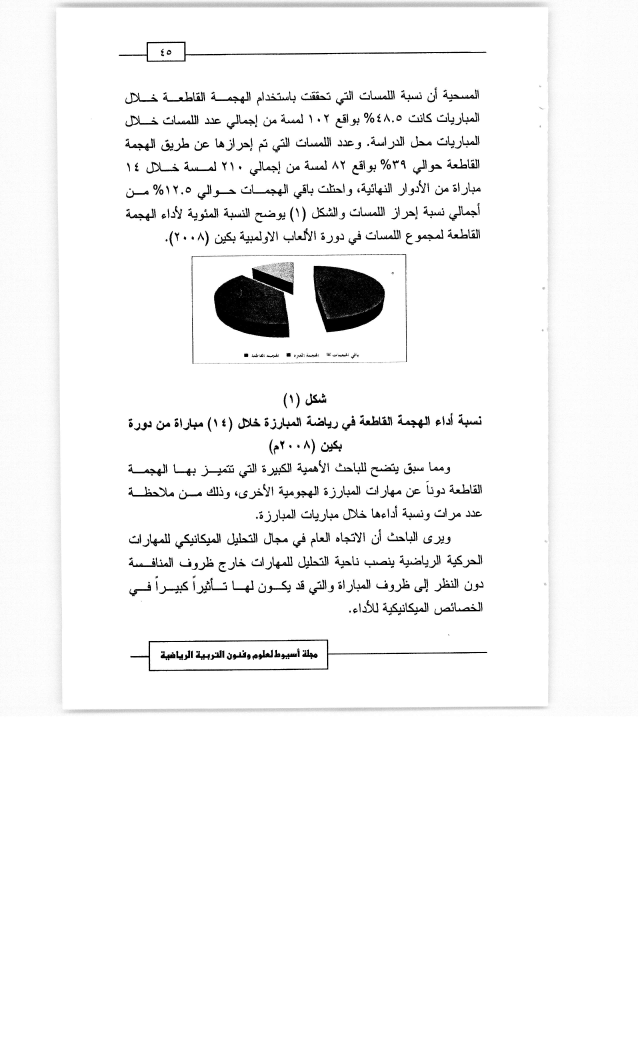
#> input picture archival/archives/images/page_0003_img_00.jpeg, 2552 x 4200 px (shown at 1/4 size)
$ python -i preprocess.py   (imports and definitions only)
#> lines starting #> are read from the running program, lines starting #| are printed output that depends on the picture; after the words box and inside, x2 and y2 are one past the last pixel; in counts of white or black regions, pixels touching at a corner belong together
#> further down, picture is the input picture: shape (4200, 2552, 3); min 0, max 255, mean 245.6
"""
Image Preprocessing — deskew, denoise, dewarp, binarise, orientation detection.

The reference document emphasises:
- "A robust workflow separates preprocessing into explicit stages
  (crop → binarise → deskew → dewarp → segment → recognise)"
- "Dewarping is not optional for many book scans"
- "Do not trust PDF metadata alone for orientation"

Uses OpenCV (cv2) and scikit-image for image processing.
"""

from __future__ import annotations

import logging
from dataclasses import dataclass
from typing import Optional

import cv2
import numpy as np

from .config import PreprocessConfig

logger = logging.getLogger(__name__)


@dataclass
class PreprocessResult:
    """Result of preprocessing a page image."""
    image: np.ndarray
    rotation_applied: int = 0  # degrees (0, 90, 180, 270)
    was_deskewed: bool = False
    deskew_angle: float = 0.0
    was_denoised: bool = False
    was_binarised: bool = False
    was_dewarped: bool = False
    steps_applied: list[str] = None

    def __post_init__(self):
        if self.steps_applied is None:
            self.steps_applied = []


# [7 lines left out: function load_image_from_bytes, not called in this run]


def to_grayscale(image: np.ndarray) -> np.ndarray:
    """Convert to grayscale if needed."""
    if len(image.shape) == 3:
        return cv2.cvtColor(image, cv2.COLOR_BGR2GRAY)
    return image


# ─── Orientation Detection ───────────────────────────────────────────────────

# [76 lines left out: functions detect_orientation, _detect_orientation_heuristic, apply_rotation, not called in this run]


# ─── Deskew ──────────────────────────────────────────────────────────────────

def detect_skew_angle(image: np.ndarray) -> float:
    """Detect the skew angle of the page (in degrees)."""
    gray = to_grayscale(image)
    # Threshold
    _, binary = cv2.threshold(gray, 0, 255, cv2.THRESH_BINARY_INV + cv2.THRESH_OTSU)
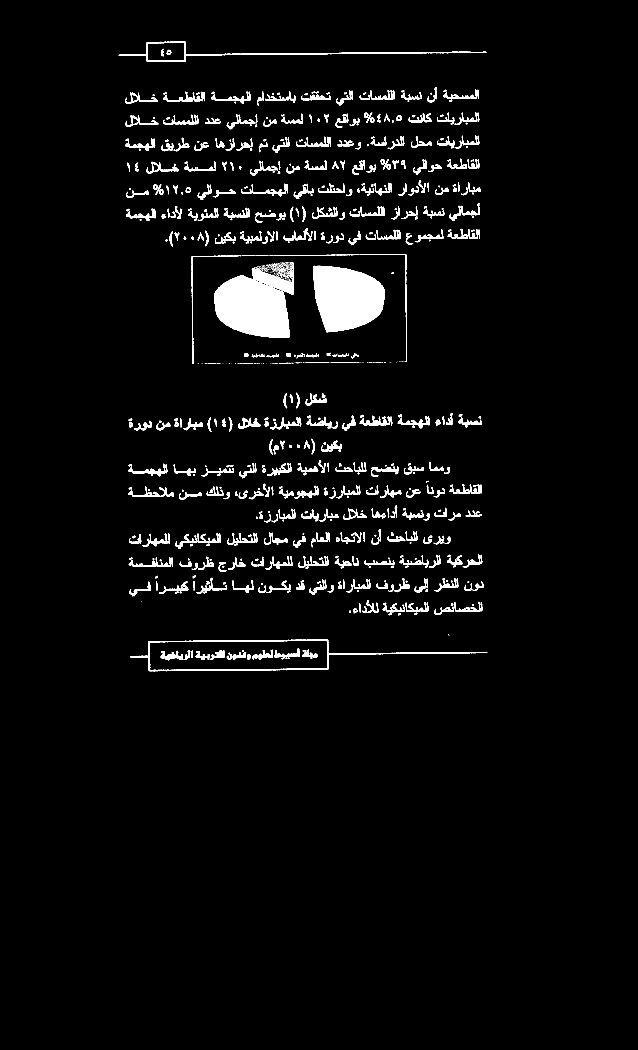
#> binary: shape (4200, 2552) (shown at 1/4 size); 3.2% white; 1323 white regions (598 under 20 px), largest, box (x1, y1, x2, y2) and area: (1254, 1063, 1540, 1329) 57155, (856, 1101, 1158, 1350) 55661, (522, 2558, 1949, 2685) 10530

    # Find coordinates of all text pixels
    coords = np.column_stack(np.where(binary > 0))
#> coords = 346837 pairs, first value 167 to 2684, second value 475 to 1948
    if len(coords) < 100:
        return 0.0

    # Minimum area rectangle
    angle = cv2.minAreaRect(coords)[-1]
#> angle = -89.9

    # Normalize angle
    if angle < -45:
        angle = -(90 + angle)
#> angle = -0.0955
    else:
        angle = -angle

    # Clamp to reasonable range
    if abs(angle) > 10:
        logger.warning(f"Skew angle {angle}° exceeds 10°, likely misdetection")
        return 0.0

    return angle


def deskew(image: np.ndarray) -> tuple[np.ndarray, float]:
    """
    Deskew an image by detecting and correcting small rotation.

    Returns:
        (deskewed_image, angle_corrected)
    """
    angle = detect_skew_angle(image)
#> angle = -0.0955

    if abs(angle) < 0.1:
        return image, 0.0

    logger.info(f"Deskewing by {angle:.2f}°")
    h, w = image.shape[:2]
    center = (w // 2, h // 2)
    matrix = cv2.getRotationMatrix2D(center, angle, 1.0)
    rotated = cv2.warpAffine(
        image, matrix, (w, h),
        flags=cv2.INTER_CUBIC,
        borderMode=cv2.BORDER_REPLICATE,
    )
    return rotated, angle


# ─── Denoise ─────────────────────────────────────────────────────────────────

# [133 lines left out: functions denoise, binarise, dewarp, preprocess_page, not called in this run]

>>> import cv2
>>> picture = cv2.imread('../archives/images/page_0003_img_00.jpeg')
>>> result = deskew(picture)

$ run again, on archival/archives/images/page_0007_img_00.jpeg
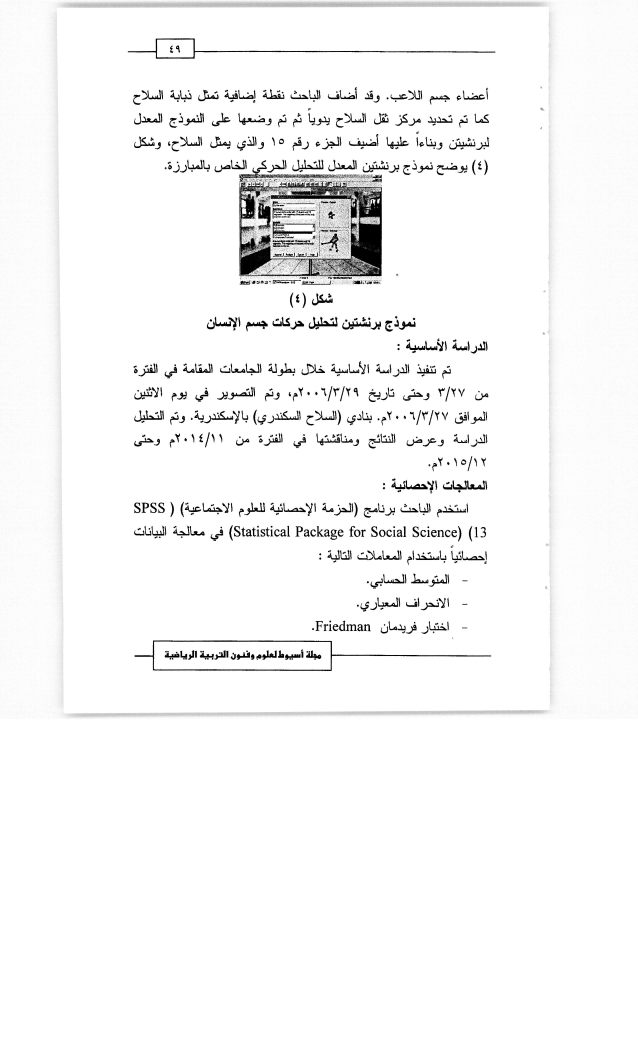
#> input picture archival/archives/images/page_0007_img_00.jpeg, 2552 x 4200 px (shown at 1/4 size)
#> picture is the input picture: shape (4200, 2552, 3); min 0, max 255, mean 246.3
#> in detect_skew_angle, `_, binary = cv2.threshold(gray, 0, 255, cv2.THRESH_BINARY_INV + cv2.TH..`:
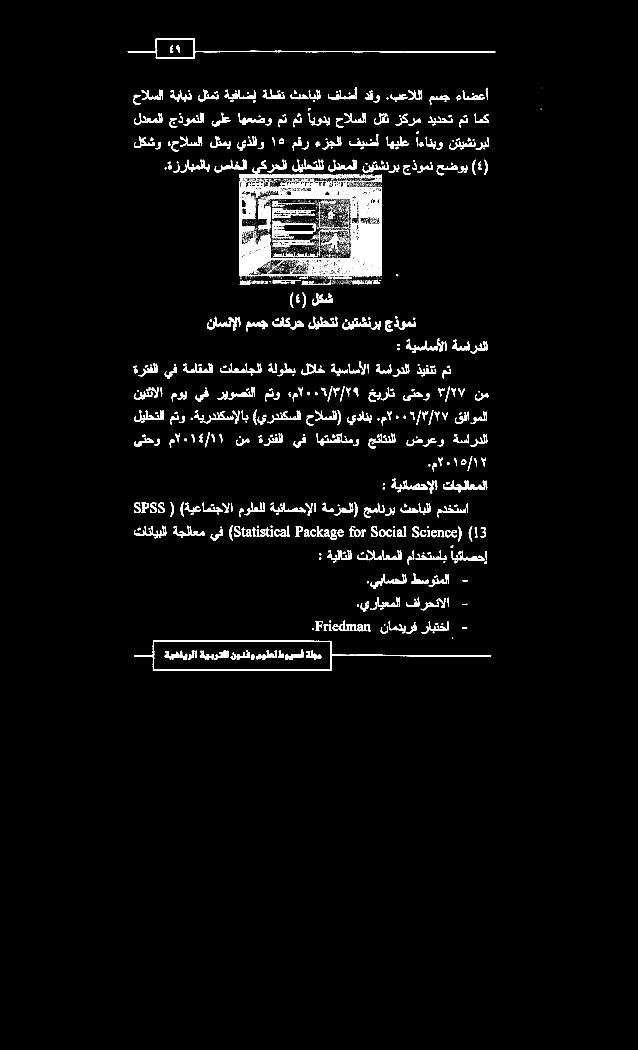
#> binary: shape (4200, 2552) (shown at 1/4 size); 2.9% white; 6145 white regions (5326 under 20 px), largest, box (x1, y1, x2, y2) and area: (957, 724, 1528, 1107) 70573, (538, 2562, 1965, 2684) 10316, (511, 153, 1981, 235) 7513
#> coords = 308007 pairs, first value 153 to 2683, second value 511 to 2167
#> in detect_skew_angle, `angle = cv2.minAreaRect(coords)[-1]`: angle = -0.118
#> in detect_skew_angle, `angle = -angle`: angle = 0.118
#> matrix = [[1, 0.00205, -4.31], [-0.00205, 1, 2.62]]

$ run again, on archival/archives/images/page_0014_img_00.jpeg
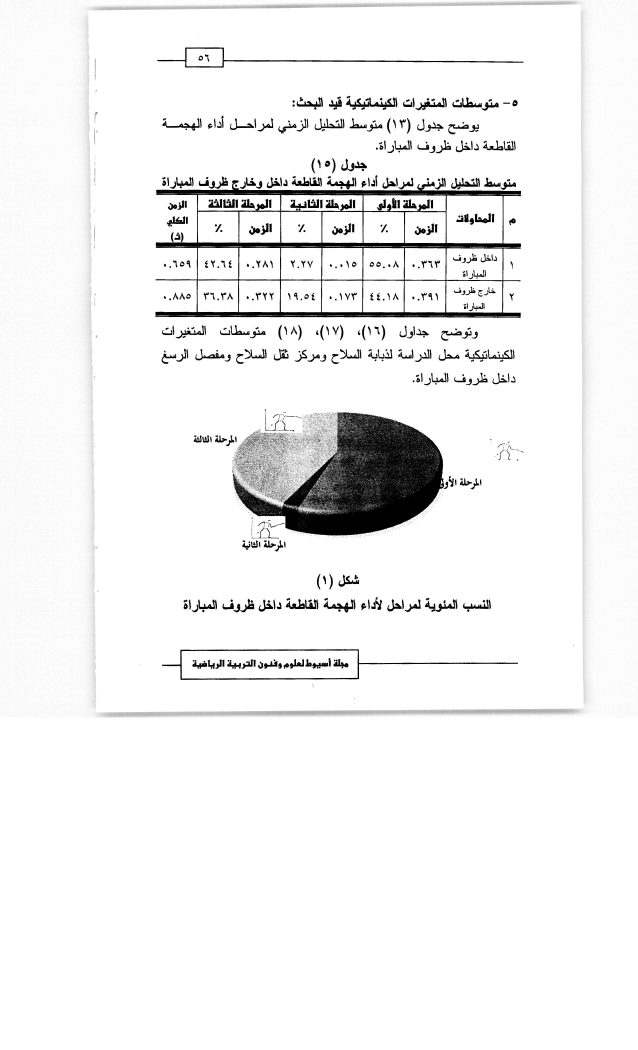
#> input picture archival/archives/images/page_0014_img_00.jpeg, 2552 x 4200 px (shown at 1/4 size)
#> picture is the input picture: shape (4200, 2552, 3); min 0, max 255, mean 241.5
#> in detect_skew_angle, `_, binary = cv2.threshold(gray, 0, 255, cv2.THRESH_BINARY_INV + cv2.TH..`:
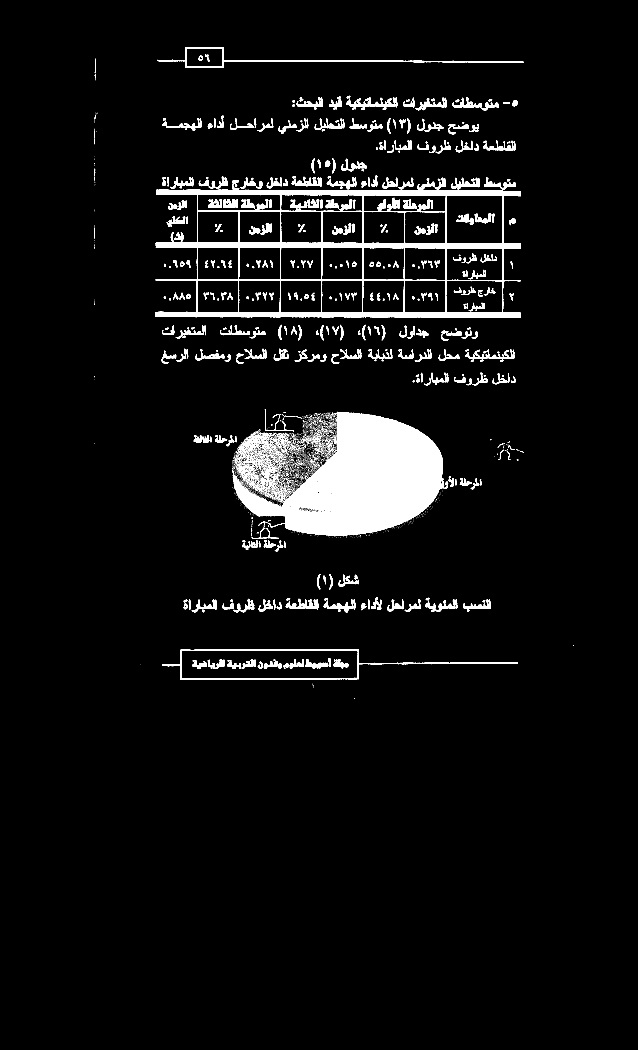
#> binary: shape (4200, 2552) (shown at 1/4 size); 4.8% white; 8000 white regions (7402 under 20 px), largest, box (x1, y1, x2, y2) and area: (931, 1648, 1777, 2144) 210348, (622, 721, 2084, 1271) 109937, (648, 2597, 2072, 2720) 11094
#> coords = 512560 pairs, first value 189 to 2795, second value 377 to 2294
#> in detect_skew_angle, `angle = cv2.minAreaRect(coords)[-1]`: angle = -85.1
#> in detect_skew_angle, `angle = -(90 + angle)`: angle = -4.9
#> matrix = [[0.996, -0.0854, 184], [0.0854, 0.996, -101.3]]
#> in deskew, `rotated = cv2.warpAffine( image, matrix, (w, h), flags=cv2.INTER_CUBIC..`:
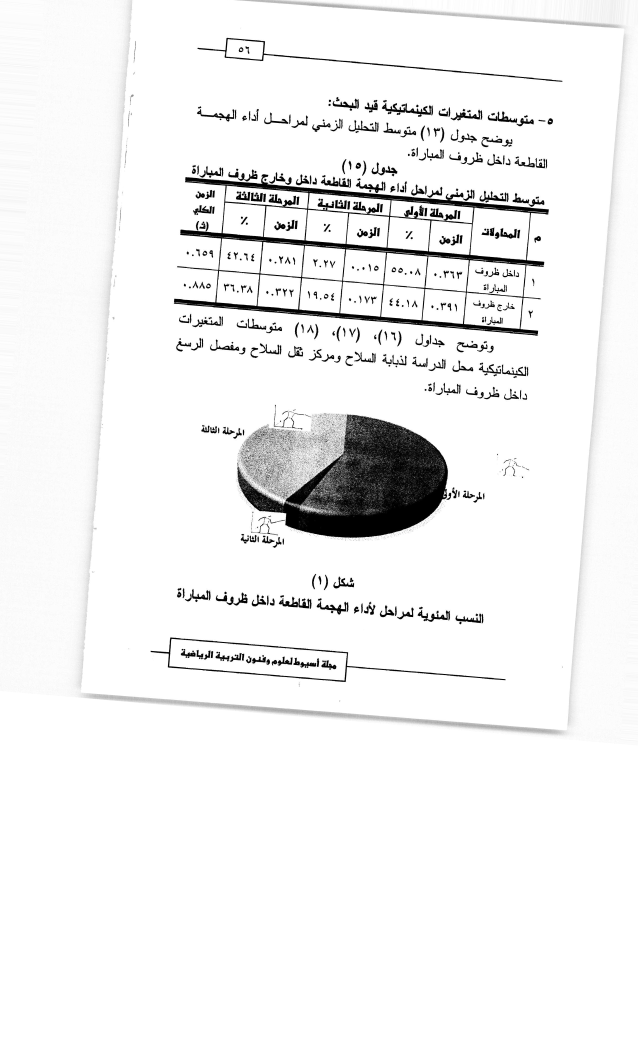
#> rotated: shape (4200, 2552, 3) (shown at 1/4 size); min 0, max 255, mean 241.5

$ run again, on archival/archives/images/page_0002_img_00.png
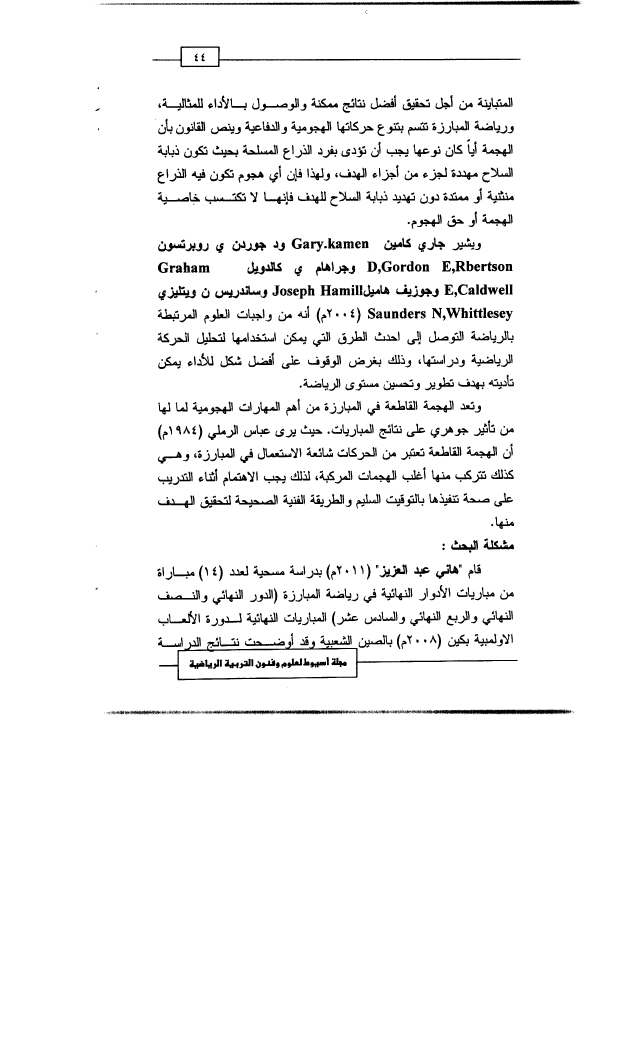
#> input picture archival/archives/images/page_0002_img_00.png, 2560 x 4200 px (shown at 1/4 size)
#> picture is the input picture: shape (4200, 2560, 3); 96.2% white; 1488 black regions (473 under 20 px), largest, box (x1, y1, x2, y2) and area: (432, 0, 2321, 20) 16531, (636, 2548, 2071, 2721) 13819, (609, 186, 2082, 269) 8999
#> in detect_skew_angle, `_, binary = cv2.threshold(gray, 0, 255, cv2.THRESH_BINARY_INV + cv2.TH..`:
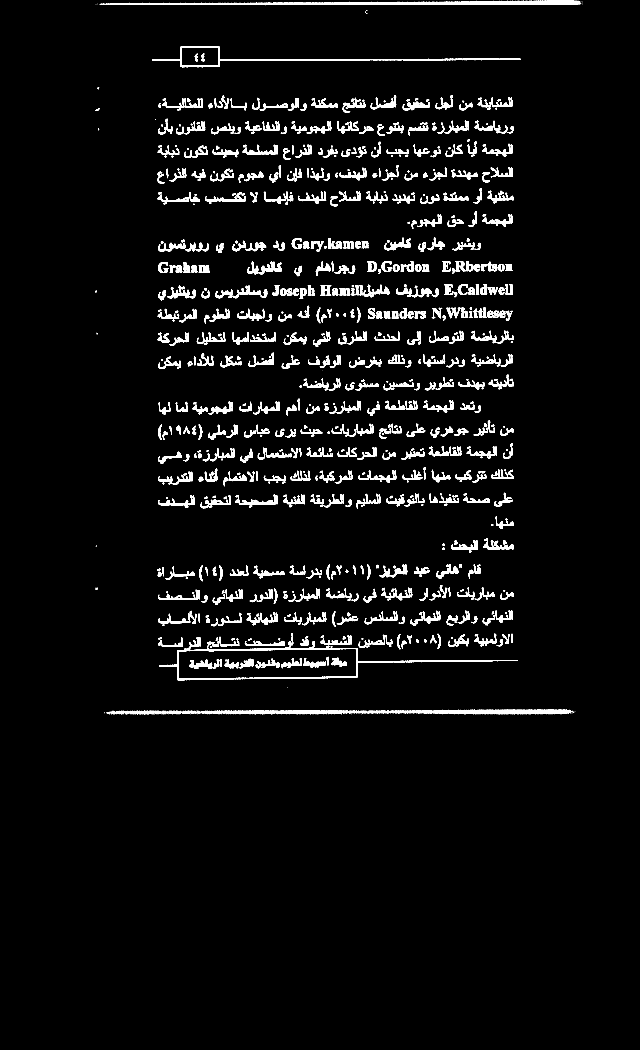
#> binary: shape (4200, 2560) (shown at 1/4 size); 3.8% white; 1488 white regions (473 under 20 px), largest, box (x1, y1, x2, y2) and area: (432, 0, 2321, 20) 16531, (636, 2548, 2071, 2721) 13819, (609, 186, 2082, 269) 8999
#> coords = 404995 pairs, first value 0 to 2858, second value 380 to 2330
#> in detect_skew_angle, `angle = cv2.minAreaRect(coords)[-1]`: angle = -0.0299
#> in detect_skew_angle, `angle = -angle`: angle = 0.0299
